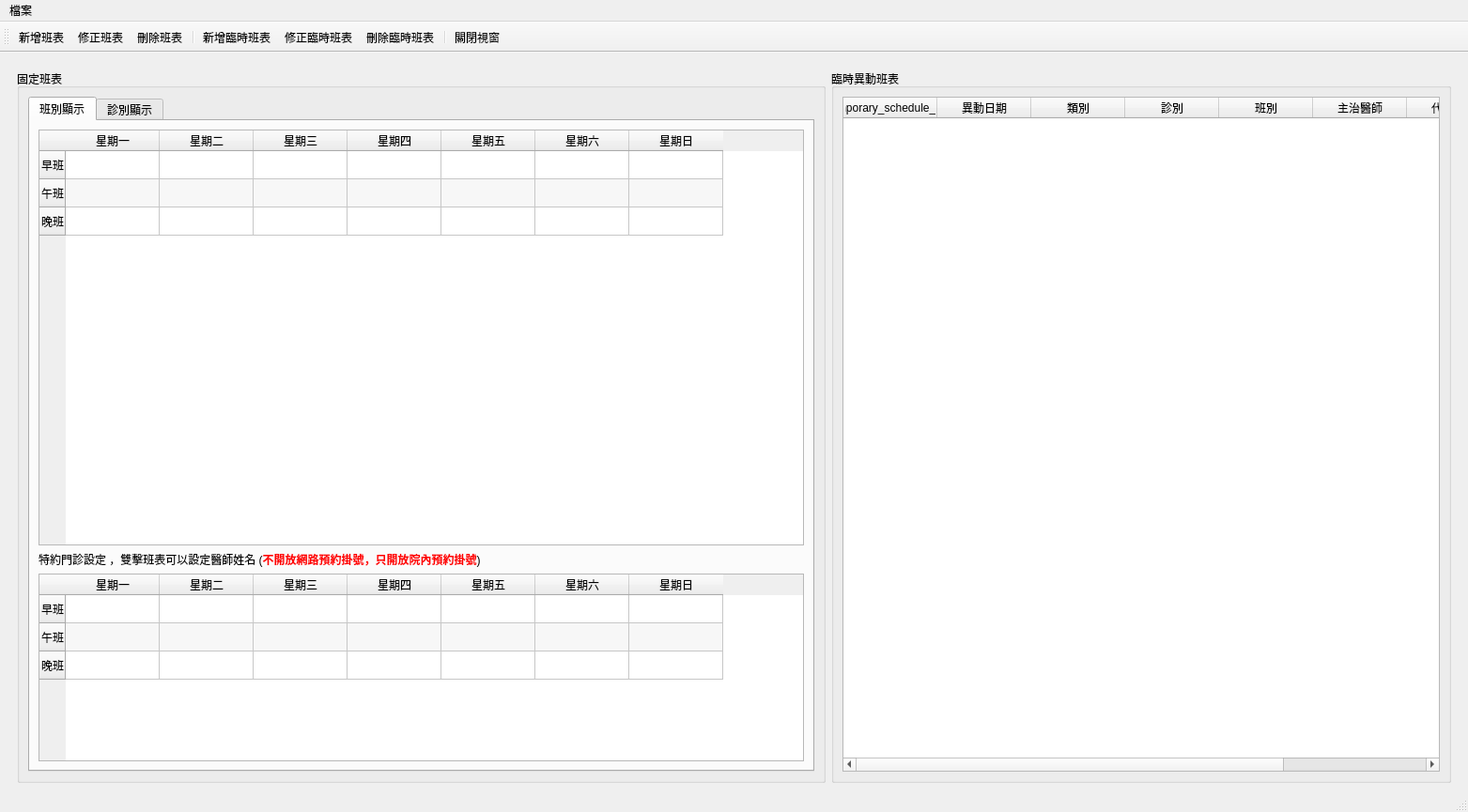
<?xml version="1.0" encoding="UTF-8"?>
<ui version="4.0">
 <class>WindowDoctorSchedule</class>
 <widget class="QMainWindow" name="WindowDoctorSchedule">
  <property name="geometry">
   <rect>
    <x>0</x>
    <y>0</y>
    <width>1563</width>
    <height>865</height>
   </rect>
  </property>
  <property name="windowTitle">
   <string>醫師班表</string>
  </property>
  <widget class="QWidget" name="centralwidget">
   <layout class="QVBoxLayout" name="verticalLayout_3">
    <item>
     <layout class="QHBoxLayout" name="horizontalLayout">
      <property name="leftMargin">
       <number>9</number>
      </property>
      <property name="topMargin">
       <number>9</number>
      </property>
      <property name="rightMargin">
       <number>9</number>
      </property>
      <item>
       <widget class="QGroupBox" name="groupBox">
        <property name="title">
         <string>固定班表</string>
        </property>
        <property name="flat">
         <bool>true</bool>
        </property>
        <layout class="QVBoxLayout" name="verticalLayout">
         <item>
          <widget class="QTabWidget" name="tabWidget_schedule">
           <property name="currentIndex">
            <number>0</number>
           </property>
           <widget class="QWidget" name="tab_2">
            <attribute name="title">
             <string>班別顯示</string>
            </attribute>
            <layout class="QVBoxLayout" name="verticalLayout_5">
             <item>
              <widget class="QTableWidget" name="tableWidget_doctor_schedule_period">
               <property name="editTriggers">
                <set>QAbstractItemView::NoEditTriggers</set>
               </property>
               <property name="alternatingRowColors">
                <bool>true</bool>
               </property>
               <property name="selectionMode">
                <enum>QAbstractItemView::SingleSelection</enum>
               </property>
               <property name="selectionBehavior">
                <enum>QAbstractItemView::SelectItems</enum>
               </property>
               <row>
                <property name="text">
                 <string>早班</string>
                </property>
               </row>
               <row>
                <property name="text">
                 <string>午班</string>
                </property>
               </row>
               <row>
                <property name="text">
                 <string>晚班</string>
                </property>
               </row>
               <column>
                <property name="text">
                 <string>星期一</string>
                </property>
               </column>
               <column>
                <property name="text">
                 <string>星期二</string>
                </property>
               </column>
               <column>
                <property name="text">
                 <string>星期三</string>
                </property>
               </column>
               <column>
                <property name="text">
                 <string>星期四</string>
                </property>
               </column>
               <column>
                <property name="text">
                 <string>星期五</string>
                </property>
               </column>
               <column>
                <property name="text">
                 <string>星期六</string>
                </property>
               </column>
               <column>
                <property name="text">
                 <string>星期日</string>
                </property>
               </column>
              </widget>
             </item>
             <item>
              <widget class="QLabel" name="label">
               <property name="text">
                <string>&lt;html&gt;&lt;head/&gt;&lt;body&gt;&lt;p&gt;特約門診設定 ，雙擊班表可以設定醫師姓名 (&lt;span style=&quot; font-weight:600; color:#ff0000;&quot;&gt;不開放網路預約掛號，只開放院內預約掛號&lt;/span&gt;)&lt;/p&gt;&lt;/body&gt;&lt;/html&gt;</string>
               </property>
              </widget>
             </item>
             <item>
              <widget class="QTableWidget" name="tableWidget_special_schedule">
               <property name="maximumSize">
                <size>
                 <width>16777215</width>
                 <height>200</height>
                </size>
               </property>
               <property name="editTriggers">
                <set>QAbstractItemView::NoEditTriggers</set>
               </property>
               <property name="alternatingRowColors">
                <bool>true</bool>
               </property>
               <property name="selectionMode">
                <enum>QAbstractItemView::SingleSelection</enum>
               </property>
               <property name="selectionBehavior">
                <enum>QAbstractItemView::SelectItems</enum>
               </property>
               <row>
                <property name="text">
                 <string>早班</string>
                </property>
               </row>
               <row>
                <property name="text">
                 <string>午班</string>
                </property>
               </row>
               <row>
                <property name="text">
                 <string>晚班</string>
                </property>
               </row>
               <column>
                <property name="text">
                 <string>星期一</string>
                </property>
               </column>
               <column>
                <property name="text">
                 <string>星期二</string>
                </property>
               </column>
               <column>
                <property name="text">
                 <string>星期三</string>
                </property>
               </column>
               <column>
                <property name="text">
                 <string>星期四</string>
                </property>
               </column>
               <column>
                <property name="text">
                 <string>星期五</string>
                </property>
               </column>
               <column>
                <property name="text">
                 <string>星期六</string>
                </property>
               </column>
               <column>
                <property name="text">
                 <string>星期日</string>
                </property>
               </column>
              </widget>
             </item>
            </layout>
           </widget>
           <widget class="QWidget" name="tab_3">
            <attribute name="title">
             <string>診別顯示</string>
            </attribute>
            <layout class="QVBoxLayout" name="verticalLayout_6">
             <item>
              <widget class="QTableWidget" name="tableWidget_doctor_schedule">
               <property name="editTriggers">
                <set>QAbstractItemView::NoEditTriggers</set>
               </property>
               <property name="alternatingRowColors">
                <bool>true</bool>
               </property>
               <property name="selectionMode">
                <enum>QAbstractItemView::SingleSelection</enum>
               </property>
               <property name="selectionBehavior">
                <enum>QAbstractItemView::SelectRows</enum>
               </property>
               <column>
                <property name="text">
                 <string>doctor_schedule_key</string>
                </property>
               </column>
               <column>
                <property name="text">
                 <string>診別</string>
                </property>
               </column>
               <column>
                <property name="text">
                 <string>班別</string>
                </property>
               </column>
               <column>
                <property name="text">
                 <string>星期一</string>
                </property>
               </column>
               <column>
                <property name="text">
                 <string>星期二</string>
                </property>
               </column>
               <column>
                <property name="text">
                 <string>星期三</string>
                </property>
               </column>
               <column>
                <property name="text">
                 <string>星期四</string>
                </property>
               </column>
               <column>
                <property name="text">
                 <string>星期五</string>
                </property>
               </column>
               <column>
                <property name="text">
                 <string>星期六</string>
                </property>
               </column>
               <column>
                <property name="text">
                 <string>星期日</string>
                </property>
               </column>
              </widget>
             </item>
            </layout>
           </widget>
          </widget>
         </item>
        </layout>
       </widget>
      </item>
      <item>
       <widget class="QGroupBox" name="groupBox_2">
        <property name="maximumSize">
         <size>
          <width>660</width>
          <height>16777215</height>
         </size>
        </property>
        <property name="title">
         <string>臨時異動班表</string>
        </property>
        <property name="flat">
         <bool>true</bool>
        </property>
        <layout class="QVBoxLayout" name="verticalLayout_2">
         <item>
          <widget class="QTableWidget" name="tableWidget_temporary_schedule">
           <property name="editTriggers">
            <set>QAbstractItemView::NoEditTriggers</set>
           </property>
           <property name="alternatingRowColors">
            <bool>true</bool>
           </property>
           <property name="selectionMode">
            <enum>QAbstractItemView::SingleSelection</enum>
           </property>
           <property name="selectionBehavior">
            <enum>QAbstractItemView::SelectRows</enum>
           </property>
           <column>
            <property name="text">
             <string>temporary_schedule_key</string>
            </property>
           </column>
           <column>
            <property name="text">
             <string>異動日期</string>
            </property>
           </column>
           <column>
            <property name="text">
             <string>類別</string>
            </property>
           </column>
           <column>
            <property name="text">
             <string>診別</string>
            </property>
           </column>
           <column>
            <property name="text">
             <string>班別</string>
            </property>
           </column>
           <column>
            <property name="text">
             <string>主治醫師</string>
            </property>
           </column>
           <column>
            <property name="text">
             <string>代班醫師</string>
            </property>
           </column>
           <column>
            <property name="text">
             <string>備註</string>
            </property>
           </column>
          </widget>
         </item>
        </layout>
       </widget>
      </item>
     </layout>
    </item>
   </layout>
  </widget>
  <widget class="QStatusBar" name="statusbar"/>
  <widget class="QToolBar" name="toolBar">
   <property name="windowTitle">
    <string>toolBar</string>
   </property>
   <property name="toolButtonStyle">
    <enum>Qt::ToolButtonTextUnderIcon</enum>
   </property>
   <attribute name="toolBarArea">
    <enum>TopToolBarArea</enum>
   </attribute>
   <attribute name="toolBarBreak">
    <bool>false</bool>
   </attribute>
   <addaction name="action_add_schedule"/>
   <addaction name="action_edit_schedule"/>
   <addaction name="action_remove_schedule"/>
   <addaction name="separator"/>
   <addaction name="action_add_temporary_schedule"/>
   <addaction name="action_edit_temporary_schedule"/>
   <addaction name="action_remove_temporary_schedule"/>
   <addaction name="separator"/>
   <addaction name="action_close"/>
  </widget>
  <widget class="QMenuBar" name="menubar">
   <property name="geometry">
    <rect>
     <x>0</x>
     <y>0</y>
     <width>1563</width>
     <height>33</height>
    </rect>
   </property>
   <widget class="QMenu" name="menu">
    <property name="title">
     <string>檔案</string>
    </property>
   </widget>
   <addaction name="menu"/>
  </widget>
  <action name="action_close">
   <property name="icon">
    <iconset>
     <normaloff>../icons/application-exit.svg</normaloff>../icons/application-exit.svg</iconset>
   </property>
   <property name="text">
    <string>關閉視窗</string>
   </property>
  </action>
  <action name="action_remove_schedule">
   <property name="icon">
    <iconset>
     <normaloff>../icons/remove.svg</normaloff>../icons/remove.svg</iconset>
   </property>
   <property name="text">
    <string>刪除班表</string>
   </property>
   <property name="toolTip">
    <string>取消預約</string>
   </property>
  </action>
  <action name="action_add_schedule">
   <property name="icon">
    <iconset>
     <normaloff>../icons/gtk-add.svg</normaloff>../icons/gtk-add.svg</iconset>
   </property>
   <property name="text">
    <string>新增班表</string>
   </property>
  </action>
  <action name="action_edit_schedule">
   <property name="icon">
    <iconset>
     <normaloff>../icons/gtk-edit.svg</normaloff>../icons/gtk-edit.svg</iconset>
   </property>
   <property name="text">
    <string>修正班表</string>
   </property>
  </action>
  <action name="action_add_temporary_schedule">
   <property name="icon">
    <iconset>
     <normaloff>../icons/gtk-add.svg</normaloff>../icons/gtk-add.svg</iconset>
   </property>
   <property name="text">
    <string>新增臨時班表</string>
   </property>
  </action>
  <action name="action_remove_temporary_schedule">
   <property name="icon">
    <iconset>
     <normaloff>../icons/list-remove.png</normaloff>../icons/list-remove.png</iconset>
   </property>
   <property name="text">
    <string>刪除臨時班表</string>
   </property>
   <property name="toolTip">
    <string>取消預約</string>
   </property>
  </action>
  <action name="action_edit_temporary_schedule">
   <property name="icon">
    <iconset>
     <normaloff>../icons/gtk-edit.svg</normaloff>../icons/gtk-edit.svg</iconset>
   </property>
   <property name="text">
    <string>修正臨時班表</string>
   </property>
   <property name="toolTip">
    <string>修正臨時班表</string>
   </property>
  </action>
 </widget>
 <resources/>
 <connections/>
</ui>
